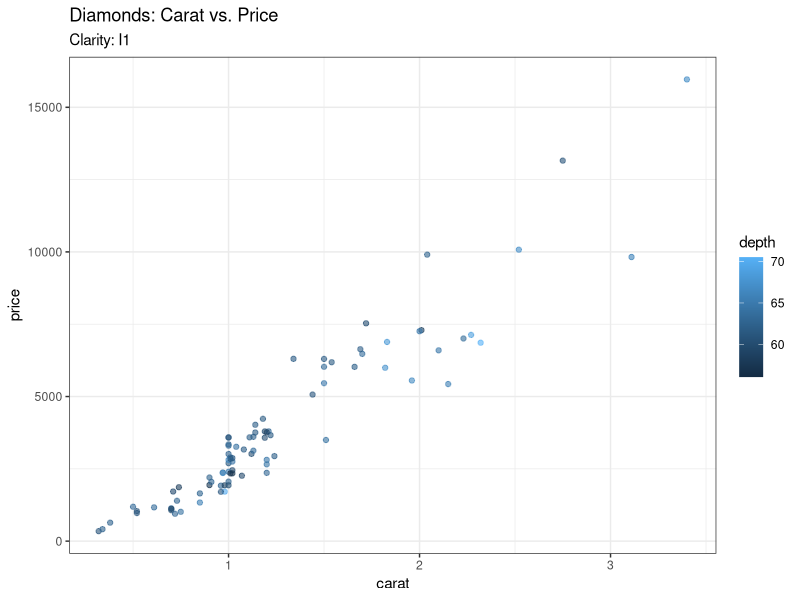
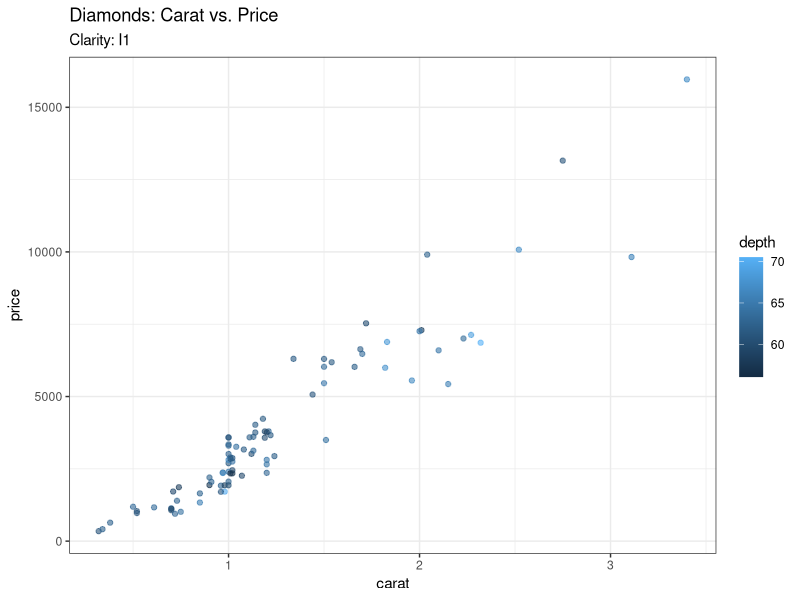
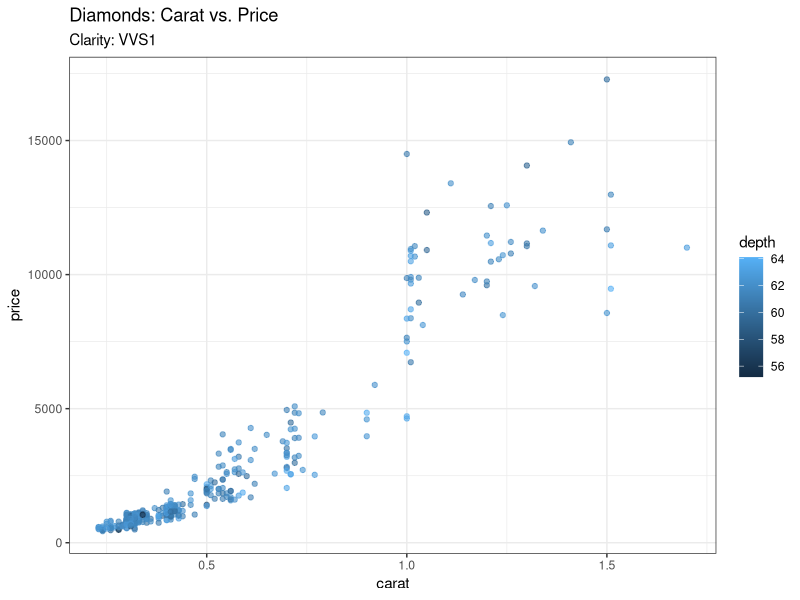
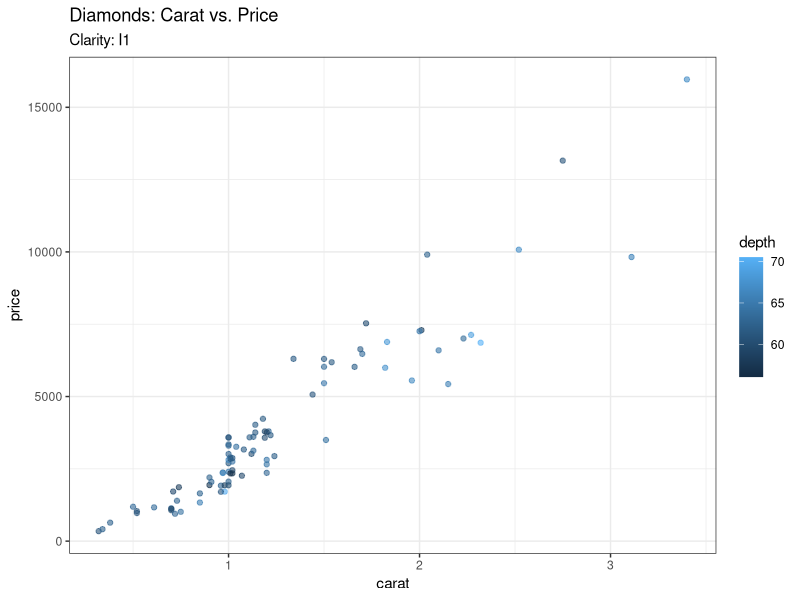
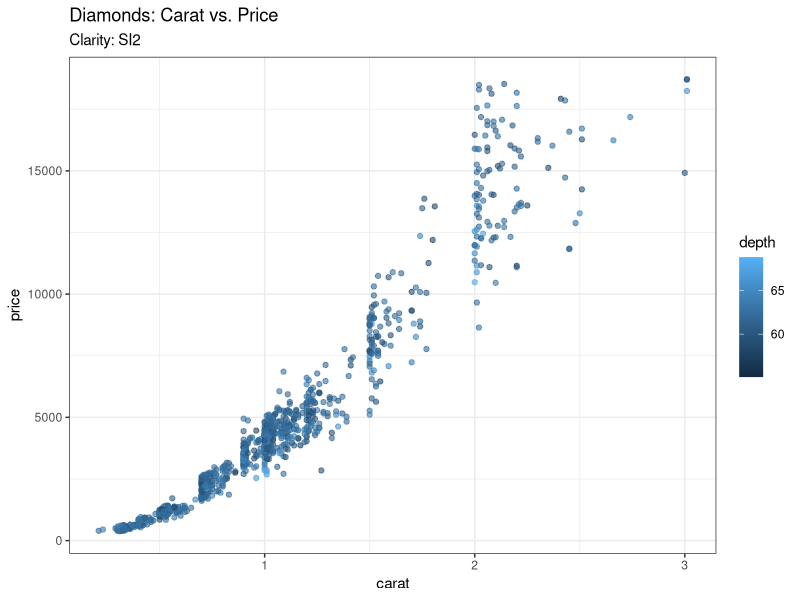
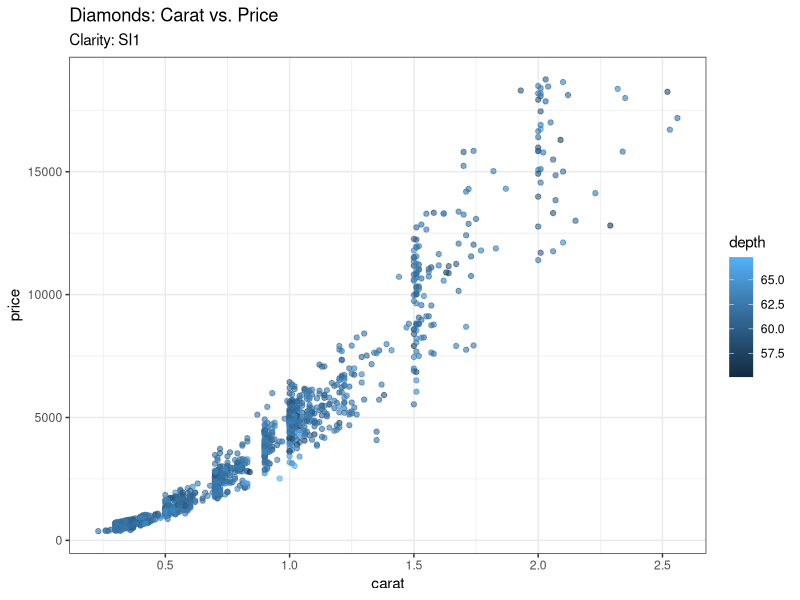
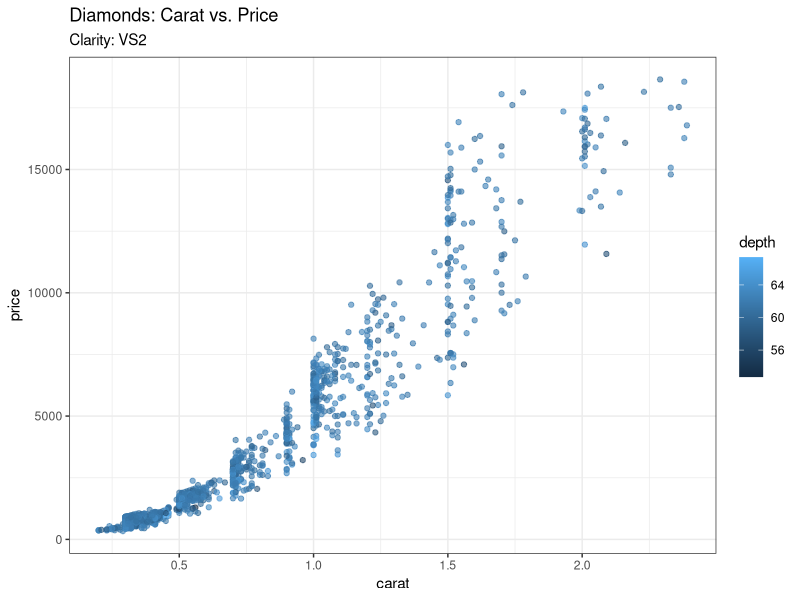
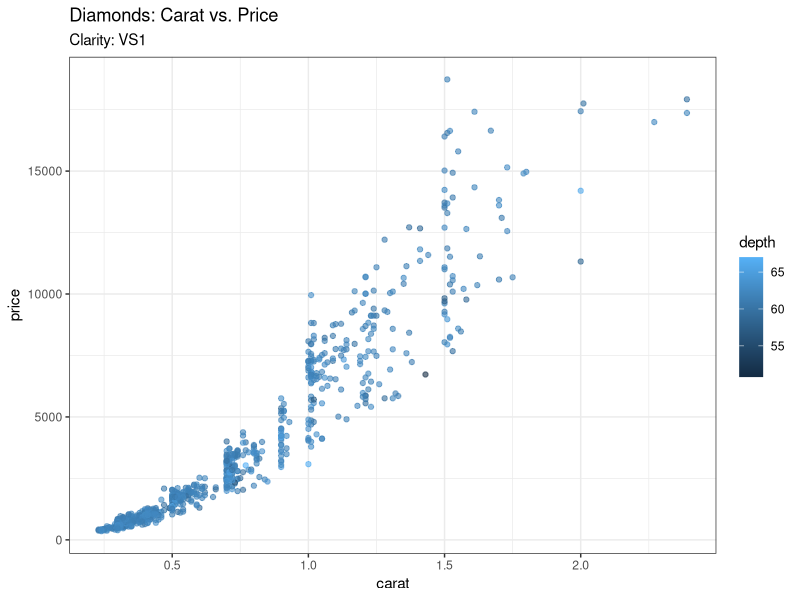

Here is the R script that generated these plots, in order:
# Functional Programming Using purrr
# purrr::walk() for creating plots programmatically

# Idea: Create plots for each clarity

library(tidyverse)

# Reduce dataset for faster plotting
set.seed(42)
diamonds2 <- sample_frac(diamonds, size = 0.1)

diamonds2 %>% 
  filter(clarity == "I1") %>% 
  ggplot(aes(x = carat, y = price, color = depth)) +
  geom_point(alpha = 0.6) +
  labs(title = "Diamonds: Carat vs. Price",
       subtitle = glue::glue("Clarity: I1")) +
  theme_bw()

# Plots for other clarities: Filter manually?
levels(diamonds2$clarity)

# More elegant: an automated approach

# Write a custom plotting function

my_plot <- function(my_clarity) {
  diamonds2 %>% 
    filter(clarity == my_clarity) %>% 
    ggplot(aes(x = carat, y = price, color = depth)) +
    geom_point(alpha = 0.6) +
    labs(title = "Diamonds: Carat vs. Price",
         subtitle = glue::glue("Clarity: {my_clarity}")) +
    theme_bw()
}

my_plot("I1")
my_plot("VVS1")

my_clarities <- levels(diamonds$clarity)

lapply(my_clarities, my_plot)
# Notice the list indices in the console

map(my_clarities, my_plot)
# Same result for purrr::map()

# More elegant: Avoid list output in console

purrr::walk(my_clarities, my_plot)
# No output; like in a loop, the plot must be printed

purrr::walk(my_clarities, ~print(my_plot(.)))

# Alternative for anonymous functions
walk(my_clarities, function(x) print(my_plot(x)))

# New since R 4.1.0: Base R shortcut for anonymous function(x)
walk(my_clarities, \(x) print(my_plot(x)))
